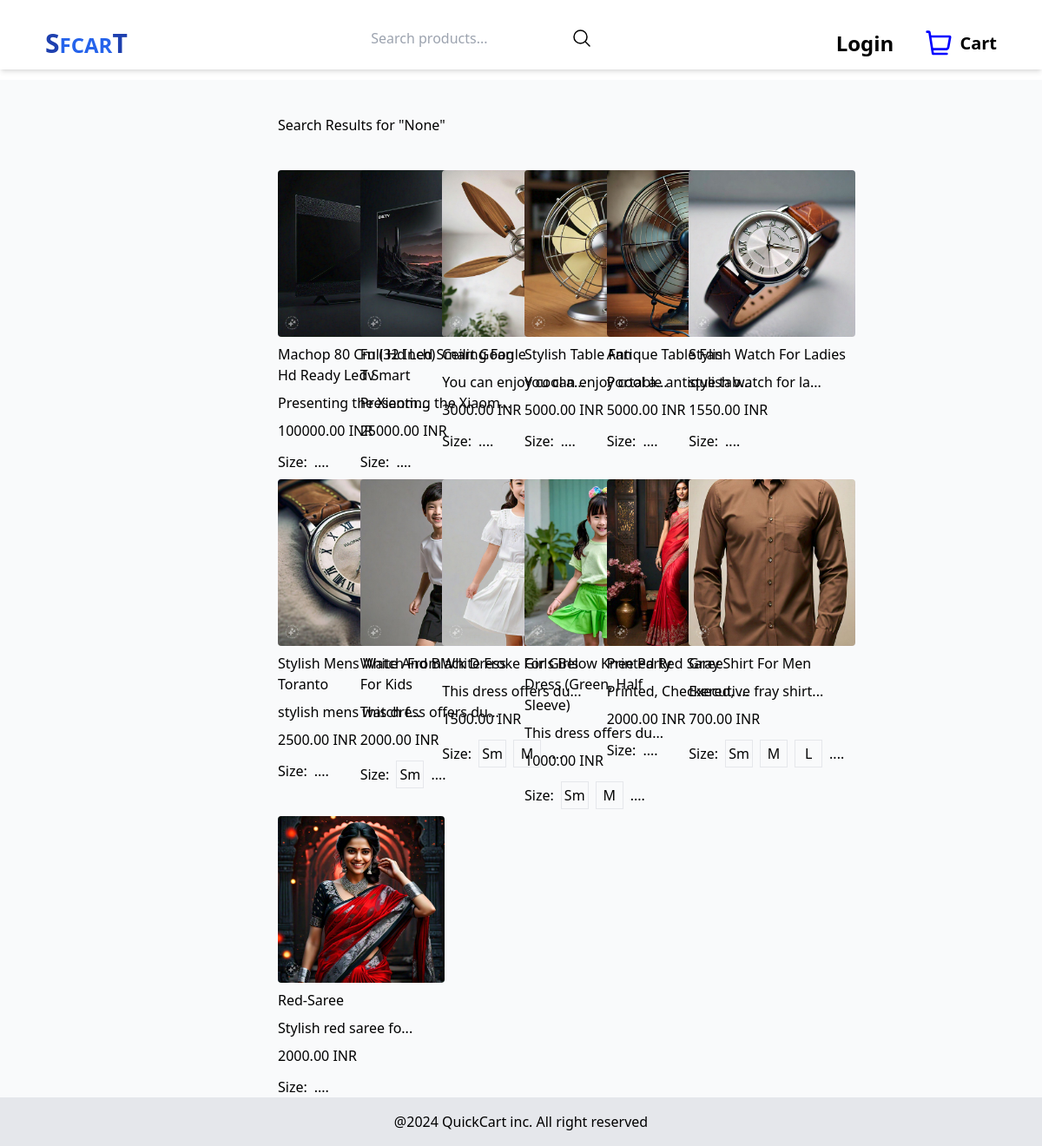
Page /products/search/ on the earlier database version.
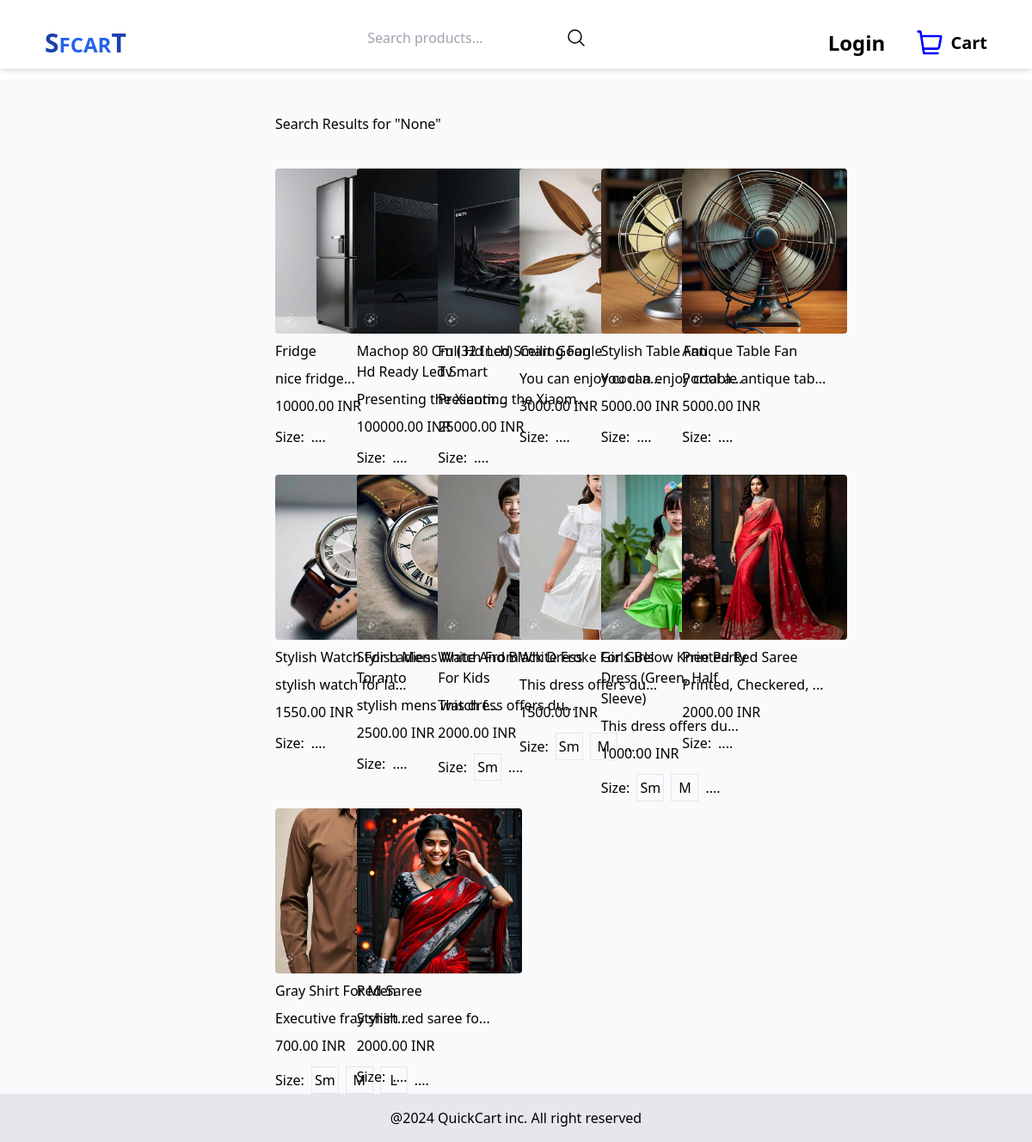
Same page on the later database version.
### products/models.py (models this page shows, shortened)
class Product(models.Model):
    SIZE = [
        ('sm','SM'),
        ('m','M'),
        ('l','L'),
        ('xl','XL'),
        ('xxl','2XL'),
    ]
    category = models.ForeignKey(Category, on_delete=models.PROTECT, related_name='products')
    name = models.CharField(max_length=255)
    slug = models.SlugField(max_length=250, unique=True)
    description = models.TextField(blank=True)
    price = models.DecimalField(max_digits=10, decimal_places=2)
    discount = models.DecimalField(max_digits=5, decimal_places=2, default=0.00)
    available = models.BooleanField(default=True)
    quantity = models.PositiveIntegerField(default=1)
    created_at = models.DateTimeField(auto_now_add=True)
    updated_at = models.DateTimeField(auto_now=True)
    tags = models.ManyToManyField('Tag', blank=True, related_name='products')
    rating = models.DecimalField(max_digits=3, decimal_places=2, default=0.0)
    review_count = models.PositiveIntegerField(default=0)
    class Meta:
        verbose_name_plural = 'Products'
        ordering = ['-created_at']

class ProductImages(models.Model):
    product = models.ForeignKey(Product, on_delete=models.CASCADE, related_name='product_images')
    product_image = models.ImageField(upload_to='product/product_images', blank=True, null=True)

class ProductSize(models.Model):
    SIZE = [
        ('sm', 'SM'),
        ('m', 'M'),
        ('l', 'L'),
        ('xl', 'XL'),
        ('xxl', '2XL'),
    ]
    product = models.ForeignKey(Product, on_delete=models.CASCADE, related_name='available_sizes')
    size = models.CharField(max_length=10, choices=SIZE)

### products/views.py (the view)
# urls.py: path('search/', search_products, name='search_products'),
def search_products(request):
    query = request.GET.get('q')
    products = Product.objects.all()  # Get all products
    if query:
        products = products.filter(
            Q(name__icontains=query) |  # Use Q directly
            Q(description__icontains=query) |
            Q(tags__name__icontains=query)
        ).distinct()  # Use distinct to avoid duplicates if a product has multiple tags
    context = {
        'products': products,
        'query': query,
    }
    return render(request, 'category/search_results.html', context)

### products/templates/category/search_results.html (shortened to what this page needs)
{% extends "base.html" %}
{% block content %}
    <h1 class="mx-80 pt-10">Search Results for "{{ query }}"</h1>
    {% if products %}
    <div class="grid grid-cols-6 gap-2 mx-80 pt-10">
        {% for product in products %}
            <a href="{% url 'products:product_detail' product.id %}">
                <div class="w-48 flex flex-col gap-2 transition ease-in-out delay-150 hover:shadow-md hover:scale-105 duration-200">
                    {% if product.product_images.first %}
                    <div class="w-full rounded-md">
                        <img class="rounded" src="{{product.product_images.first.product_image.url}}" alt="{{product.name}}">
                    </div>
                    {% else %}
                    <p>Image is not available</p>
                    {% endif %}
                    <h2>{{product.name|title }}</h2>
                    <p>{{ product.description|slice:":20" }}...</p>
                    <p>{{product.price}} INR</p>
                    <div class="flex gap-2 items-center pt-1">
                        <h4>Size: </h4>
                        {% for size in product.available_sizes.all|slice:":3" %}
                            <div class="w-8 h-8 border hover:bg-gray-100 flex justify-center items-center">
                                <p >{{size.size|title}}</p>
                            </div>
                        {% endfor  %}
                        ....
                    </div>
                </div>
            </a>
        {% endfor %}
        {% else %}
            <p class="mx-80 pt-10">No products found.</p>
        {% endif %}
    </div>
{% endblock %}

Differences in the rows shown:
added Product: name "Fridge", description "nice fridge", price "10000.00"
